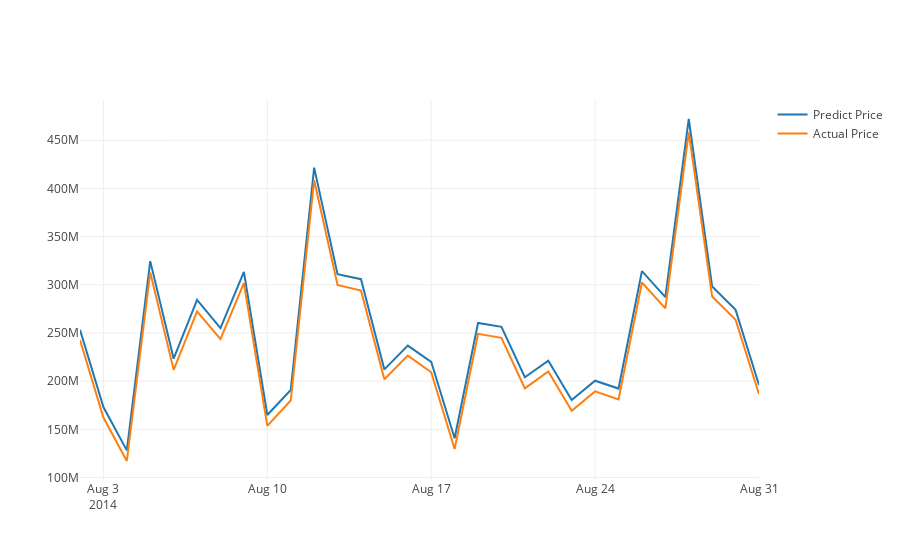

Notebook source saved alongside this figure:
### Code cell
# Plot predicted and actual line graph with X=dates, Y=RMB
actual_chart = go.Scatter(x=predictDates, y=testY_reshape_scale, name= 'Actual Price')
predict_chart = go.Scatter(x=predictDates, y=yhat_reshape_scale, name= 'Predict Price')

py.iplot([predict_chart, actual_chart])
